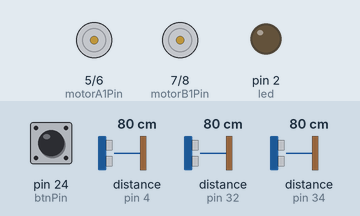
The sketch below on a simulated Arduino Mega 2560, built with avr-gcc and run on an emulated ATmega2560. Parts: motor-driver pin pairs drawn as motors (green arrow = first pin HIGH = forward, orange = second pin HIGH = backward, longer = more drive, scaled by the enable pin), output pins drawn as LEDs (lit = HIGH). The inputs (shaded band) are chosen by the test bench; at power-on: pin 24 (btnPin) HIGH, distance to the obstacle (sensors on pin 4, pin 32, pin 34) 80 cm. The echo pulse lasts 58.3 µs per cm; pins used as bus, display or sensor lines are not drawn; what the sketch prints to the serial monitor is not drawn.

Above: at 1.3 s.
1.4 s: pin 24 (btnPin) pulled LOW for 0.3 s
At 2.4 s:
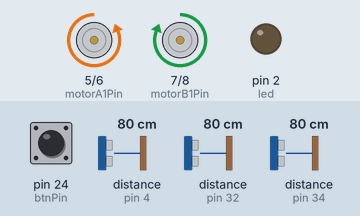
4.7 s: distance to the obstacle (sensor on pin 4) set to 2 cm
At 7.1 s:
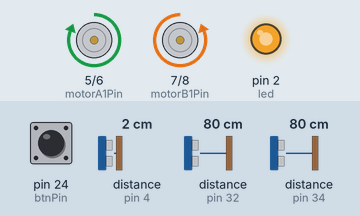
7.7 s: distance to the obstacle (sensor on pin 32) set to 21 cm
9.2 s: distance to the obstacle (sensor on pin 32) set to 18 cm
At 11.7 s:
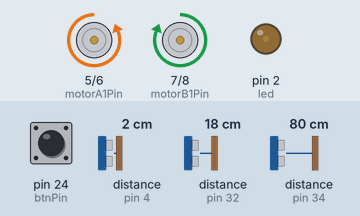
12.2 s: pin 24 (btnPin) pulled LOW for 1 s
At 13.0 s:
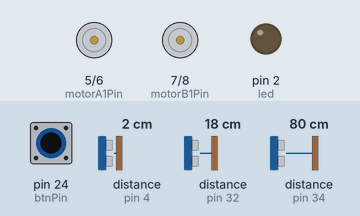
14.7 s: pin 24 (btnPin) pulled LOW for 3.2 s
At 15.3 s:
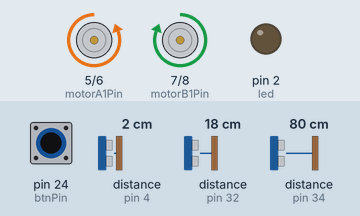
Timing chart, 0 to 21.7 s (numbered marks = the images above; inputs shaded):
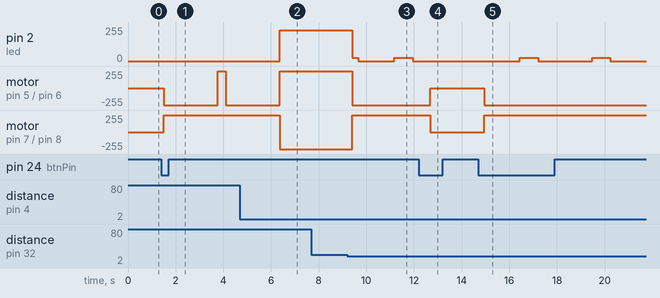

Measured:
- the behaviour switches between 20 and 19 cm on distance to the obstacle (sensor on pin 32) (found by bisection; images 2 and 3)
- after the input at 1.4 s, motor on pin 5 (motorA1Pin) / pin 6 (motorA2Pin): stopped → backward 255/255 after 0.10 s, → forward 255/255 2.3 s later, → backward 255/255 0.33 s later; motor on pin 7 (motorB1Pin) / pin 8 (motorB2Pin): stopped → forward 255/255 after 0.10 s
- after the input at 4.7 s, pin 2 (led): 0/255 → 229/255 after 1.7 s; motor on pin 5 (motorA1Pin) / pin 6 (motorA2Pin): goes on until 6.4 s, then stays forward 255/255; motor on pin 7 (motorB1Pin) / pin 8 (motorB2Pin): forward 255/255 → backward 255/255 after 1.7 s
- after the input at 7.7 s, every drawn part: stays the same
- after the input at 9.2 s, pin 2 (led): 229/255 → 25/255 after 0.22 s, → 0/255 0.25 s later, → 25/255 1.5 s later, → 0/255 0.77 s later; motor on pin 5 (motorA1Pin) / pin 6 (motorA2Pin): forward 255/255 → backward 255/255 after 0.22 s; motor on pin 7 (motorB1Pin) / pin 8 (motorB2Pin): backward 255/255 → forward 255/255 after 0.22 s
- after the input at 12.2 s, pin 2 (led): stays 0/255 (without the input it goes to 25/255 after 2.0 s); motor on pin 5 (motorA1Pin) / pin 6 (motorA2Pin): backward 255/255 → stopped after 0.49 s; motor on pin 7 (motorB1Pin) / pin 8 (motorB2Pin): forward 255/255 → stopped after 0.49 s
- after the input at 14.7 s, pin 2 (led): alternates 25/255 for 0.77 s and 0/255 for 2.3 s, starting after 1.7 s; motor on pin 5 (motorA1Pin) / pin 6 (motorA2Pin): stopped → backward 255/255 after 0.24 s; motor on pin 7 (motorB1Pin) / pin 8 (motorB2Pin): stopped → forward 255/255 after 0.24 s

The sketch:

RobotDriver.ino
```cpp
#include <Arduino.h>

#include "movement.h"
#include "sensors.h"
#include "power.h"

#include "ia.h"


void setup() {
    //Intento ver sensor
    Serial.begin(9600);
    Serial.println("Initializing");
    movement_init();
    sensors_init();
    power_init();
    ia_init();
    Serial.println("Ready!");
}

void loop() {

    check_push();

    if(isOn()) {
        //Turned ON:
        ia_update();

        /*int Cdist = center_distance();
        int Rdist = right_distance();
        int Ldist = left_distance();

        Serial.print("Cdist = " );
        Serial.println(Cdist);
        Serial.print("Ldist = " );
        Serial.println(Ldist);
        Serial.print("Rdist = " );
        Serial.println(Rdist);*/
    } else {
        //Turned OFF:
        stop();
        delay(250);
    }
}
```

ia.h
```cpp
#ifndef IA_H
#define IA_H

#include <Arduino.h>

#include "movement.h"
#include "sensors.h"

int led = 2;

char commands_history[3];
int hist_index;

void ia_init() {
    pinMode(led, OUTPUT);

    commands_history[0] = 0;
    commands_history[1] = 1;
    commands_history[2] = 2;
    hist_index = 0;
}

void add_command(char command) {
    commands_history[hist_index % 3] = command;
    hist_index++;
}

char isDerp() {
    char ch0 = commands_history[0];
    char ch1 = commands_history[1];
    char ch2 = commands_history[2];

    if(ch0 == 'R' && ch2 == 'R') {
        return ch1 == 'L';
    } else if(ch0 == 'L' && ch2 == 'L') {
        return ch1 != 'R';
    }
}

void ia_update() {

    Serial.print("Hist 0");
    Serial.println(commands_history[0]);
    Serial.print("Hist 1");
    Serial.println(commands_history[1]);
    Serial.print("Hist 2");
    Serial.println(commands_history[2]);
    Serial.println();


    if(isDerp()) {
        analogWrite(led, 0);
        Serial.println("DERP!!!!!!");
        left();
        add_command('\0');
        delay(750); return;
    }

    int Cdist = center_distance();
    int Rdist = right_distance();
    int Ldist = left_distance();

    if(Rdist < 10 && Ldist < 10) {
        analogWrite(led, 255);

        backward();
        add_command('B');
        delay(500); return;
    }

    if(Rdist < 20) {
        analogWrite(led, (20-Rdist)*255/20);
        left();
        add_command('L');
        delay(250); return;
    }

    if(Ldist < 20) {
        analogWrite(led, (20-Ldist)*255/20);
        right();
        add_command('R');
        delay(250); return;
    }

    if(Cdist < 20) {
        analogWrite(led, (20-Cdist)*255/20);

        right();
        add_command('R');
        delay(500); return;
    }

    if(Rdist > 20 && Ldist > 20 && Cdist > 20) {
        analogWrite(led, 0);

        forward();
        add_command('F');
        delay(100);
    }

}

#endif
```

movement.h
```cpp
#ifndef MOVEMENT_H
#define MOVEMENT_H

#include <Arduino.h>

const int motorA1Pin = 5;    // H-bridge leg 1 (pin 2, 1A)
const int motorA2Pin = 6;    // H-bridge leg 2 (pin 7, 2A)
const int AenablePin = 9;    // H-bridge enable pin

const int motorB1Pin = 7;    // H-bridge leg 1 (pin 2, 3A)
const int motorB2Pin = 8;    // H-bridge leg 2 (pin 7, 4A)
const int BenablePin = 10;   // H-bridge enable pin


void movement_init() {
    pinMode(motorA1Pin, OUTPUT);
    pinMode(motorA2Pin, OUTPUT);
    pinMode(AenablePin, OUTPUT);

    pinMode(motorB1Pin, OUTPUT);
    pinMode(motorB2Pin, OUTPUT);
    pinMode(BenablePin, OUTPUT);

    digitalWrite(AenablePin, LOW);
    digitalWrite(BenablePin, LOW);
}

void stop() {
    digitalWrite(AenablePin, LOW);
    digitalWrite(BenablePin, LOW);
}

void forward() {
    digitalWrite(AenablePin, HIGH);
    digitalWrite(BenablePin, HIGH);

    digitalWrite(motorA1Pin, HIGH);
    digitalWrite(motorA2Pin, LOW);

    digitalWrite(motorB1Pin, HIGH);
    digitalWrite(motorB2Pin, LOW);

    /*analogWrite(motorA1Pin, 255);
    analogWrite(motorA2Pin, 0);
    analogWrite(motorB1Pin, 128);
    analogWrite(motorB2Pin, 0);*/
}

void backward() {
    digitalWrite(AenablePin, HIGH);
    digitalWrite(BenablePin, HIGH);

    digitalWrite(motorA1Pin, LOW);
    digitalWrite(motorA2Pin, HIGH);

    digitalWrite(motorB1Pin, LOW);
    digitalWrite(motorB2Pin, HIGH);
}


void right() {
    digitalWrite(AenablePin, HIGH);
    digitalWrite(BenablePin, HIGH);

    digitalWrite(motorA1Pin, HIGH);
    digitalWrite(motorA2Pin, LOW);

    digitalWrite(motorB1Pin, LOW);
    digitalWrite(motorB2Pin, HIGH);
}

void left() {
    digitalWrite(AenablePin, HIGH);
    digitalWrite(BenablePin, HIGH);

    digitalWrite(motorA1Pin, LOW);
    digitalWrite(motorA2Pin, HIGH);

    digitalWrite(motorB1Pin, HIGH);
    digitalWrite(motorB2Pin, LOW);
}


#endif
```

power.h
```cpp
#ifndef POWER_H
#define POWER_H

#include <Arduino.h>

int on, pushed;
const int btnPin = 24;

void power_init() {
    pinMode(btnPin, INPUT);
    on = 0;
    pushed = 0;
}

void check_push() {
    if(!digitalRead(btnPin)) {
        if(!pushed) {
            pushed = 1;
            on = 1-on;
        }
    } else {
        pushed = 0;
    }
}

int isOn() {
    return on;
}

#endif
```

sensors.h
```cpp
#ifndef SENSORS_H
#define SENSORS_H

#include <Arduino.h>

#define USound_PinEcho0 4
#define USound_PinTrig0 3

#define USound_PinEcho1 32
#define USound_PinTrig1 28

#define USound_PinEcho2 34
#define USound_PinTrig2 30

//#define InfraR_Pin0 A8

void sensors_init() {
    pinMode(USound_PinEcho0, INPUT);
    pinMode(USound_PinTrig0, OUTPUT);

    pinMode(USound_PinEcho1, INPUT);
    pinMode(USound_PinTrig1, OUTPUT);

    pinMode(USound_PinEcho2, INPUT);
    pinMode(USound_PinTrig2, OUTPUT);
}


//Sensor tests
int USound_test(int echoPin, int trigPin){
    digitalWrite(trigPin, LOW);
    digitalWrite(trigPin, HIGH);
    delayMicroseconds(10);
    digitalWrite(trigPin, LOW);
    int distance = pulseIn(echoPin, HIGH) / 58;
    return distance;
}

int InfraR_test(int Analogic_pin){
    int i = 10;
    int sum = 0;
    while(i-- > 0) sum += analogRead(Analogic_pin);
    return sum / 10;
}


//Specific Distances
int right_distance() {
    return USound_test(USound_PinEcho1, USound_PinTrig1);
}

int left_distance() {
    return USound_test(USound_PinEcho2, USound_PinTrig2);
}

int center_distance() {
    //return InfraR_test(InfraR_Pin0);
    return USound_test(USound_PinEcho0, USound_PinTrig0);
}


#endif
```
